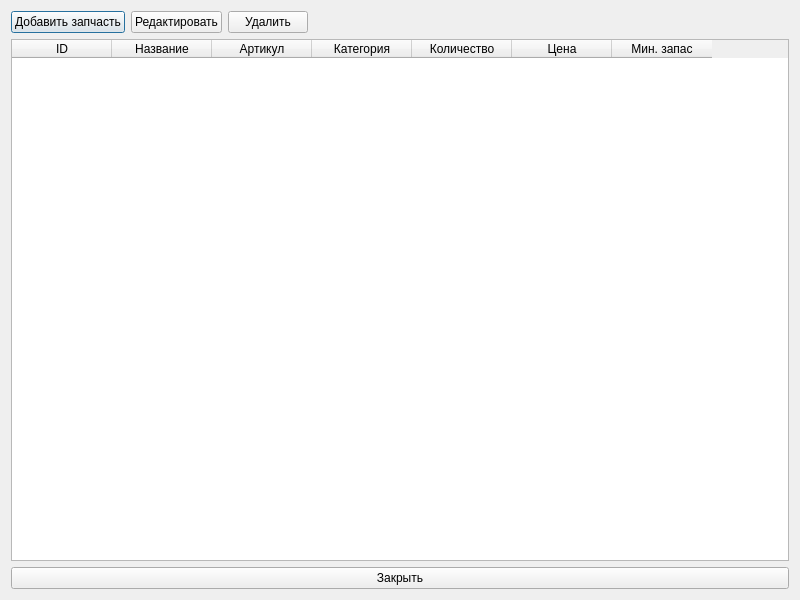
<?xml version="1.0" encoding="UTF-8"?>
<ui version="4.0">
 <class>PartsDialog</class>
 <widget class="QDialog" name="PartsDialog">
  <property name="geometry">
   <rect>
    <x>0</x>
    <y>0</y>
    <width>800</width>
    <height>600</height>
   </rect>
  </property>
  <property name="windowTitle">
   <string>Учёт запчастей</string>
  </property>
  <layout class="QVBoxLayout" name="verticalLayout">
   <item>
    <layout class="QHBoxLayout" name="horizontalLayout">
     <item>
      <widget class="QPushButton" name="btnAddPart">
       <property name="text">
        <string>Добавить запчасть</string>
       </property>
      </widget>
     </item>
     <item>
      <widget class="QPushButton" name="btnEditPart">
       <property name="text">
        <string>Редактировать</string>
       </property>
      </widget>
     </item>
     <item>
      <widget class="QPushButton" name="btnDeletePart">
       <property name="text">
        <string>Удалить</string>
       </property>
      </widget>
     </item>
     <item>
      <spacer name="horizontalSpacer">
       <property name="orientation">
        <enum>Qt::Horizontal</enum>
       </property>
       <property name="sizeHint" stdset="0">
        <size>
         <width>40</width>
         <height>20</height>
        </size>
       </property>
      </spacer>
     </item>
    </layout>
   </item>
   <item>
    <widget class="QTableWidget" name="tableParts">
     <column>
      <property name="text">
       <string>ID</string>
      </property>
     </column>
     <column>
      <property name="text">
       <string>Название</string>
      </property>
     </column>
     <column>
      <property name="text">
       <string>Артикул</string>
      </property>
     </column>
     <column>
      <property name="text">
       <string>Категория</string>
      </property>
     </column>
     <column>
      <property name="text">
       <string>Количество</string>
      </property>
     </column>
     <column>
      <property name="text">
       <string>Цена</string>
      </property>
     </column>
     <column>
      <property name="text">
       <string>Мин. запас</string>
      </property>
     </column>
    </widget>
   </item>
   <item>
    <layout class="QHBoxLayout" name="horizontalLayout_2">
     <item>
      <widget class="QPushButton" name="btnClose">
       <property name="text">
        <string>Закрыть</string>
       </property>
      </widget>
     </item>
    </layout>
   </item>
  </layout>
 </widget>
 <resources/>
 <connections/>
</ui>
